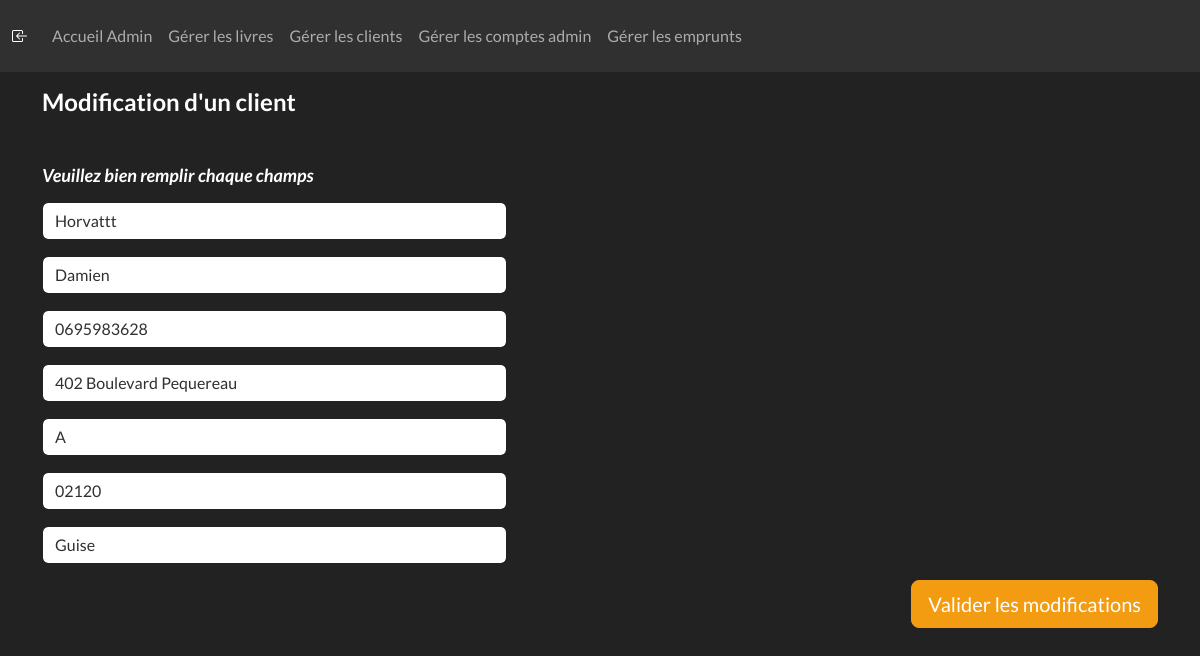
Page /ADMIN/update_client.php?id=1 (signed in) on the committed database.
### tables this page shows
CREATE TABLE `clients` (
  `id` int(10) UNSIGNED NOT NULL,
  `nom` varchar(255) NOT NULL,
  `prenom` varchar(255) NOT NULL,
  `telephone` varchar(20) NOT NULL,
  `adresse` varchar(255) NOT NULL,
  `complement` varchar(255) NOT NULL,
  `cp` varchar(50) NOT NULL,
  `ville` varchar(255) NOT NULL,
  `user_id` int(10) UNSIGNED NOT NULL
);

### ADMIN/update_client.php (the view, shortened to what this page needs)
<?php
require_once './COMPONENTS/navbar_admin.php';
require_once '../CRUD/config.php';
if(isset($_GET['id']) && !empty($_GET['id'])){
        $sql = "SELECT * FROM clients WHERE id =?";
        if($stmt = mysqli_prepare($conn, $sql)){
            if(mysqli_stmt_bind_param($stmt, "i", $param_id)){
                if(mysqli_stmt_execute($stmt)){
                    $result = mysqli_stmt_get_result($stmt);
                    if(mysqli_num_rows($result) == 1){
                        $row = mysqli_fetch_array($result, MYSQLI_ASSOC);
                        $nom = $row['nom'];
                        $prenom = $row['prenom'];
                        $telephone = $row['telephone'];
                        $adresse = $row['adresse'];
                        $complement = $row['complement'];
                        $cp = $row['cp'];
                        $ville = $row['ville'];
                    } else {
                        header('Location : ./admin_clients.php');
                        exit();
                    }
                } else {
                    header('Location : ./admin_clients.php');
                    exit();
                }
            } else {
                header('Location : ./admin_clients.php');
                exit();
            }
        }
}
?>
<!DOCTYPE html>
<html lang="fr">
<head>
    <?php require '../COMPONENTS/links.php'; ?>
    <link rel="stylesheet" href="https://cdnjs.cloudflare.com/ajax/libs/font-awesome/6.4.0/css/all.min.css" />
</head>
<body>
<div class="container mt-7">
        <h2 class="mb-5 mt-3">Modification d'un client</h2>
        <div class="border-0">
            <h5 class="mb-0">Veuillez bien remplir chaque champs</h5>
        </div>
        <form action="update_client.php" method="post">
                <div class="form-group col-md-5 mt-3">
                    <input value="<?= $nom ?>" type="text" id="nom" name="nom" class="form-control" placeholder="Dupont" required autofocus maxlength="254">
                </div>
                <div class="form-group col-md-5 mt-3">
                    <input value="<?= $prenom ?>" type="text" id="prenom" name="prenom" class="form-control" placeholder="Henri" required autofocus maxlength="254">
                </div>
                <div class="form-group col-md-5 mt-3">
                    <input value="<?= $telephone ?>" type="tel" id="telephone" name="telephone" required class="form-control" placeholder="06.95.06.06.06" autofocus maxlength="20">
                </div>
                <div class="form-group col-md-5 mt-3">
                    <input value="<?= $adresse ?>" type="text" id="adresse" name="adresse" class="form-control" required placeholder="01, rue jean jaurès" autofocus maxlength="254">
                </div>
                <div class="form-group col-md-5 mt-3">
                    <input value="<?= $complement ?>" type="text" id="complement" name="complement" class="form-control" placeholder="Bat. A" autofocus maxlength="254">
                </div>
                <div class="form-group col-md-5 mt-3">
                    <input value="<?= $cp ?>" type="text" id="cp" name="cp" class="form-control" placeholder="75000" required autofocus maxlength="50">
                </div>
                <div class="form-group col-md-5 mt-3">
                    <input value="<?= $ville ?>" type="text" id="ville" name="ville" class="form-control" placeholder="Paris" required autofocus maxlength="254">
                </div>
                <button class="mt-3 btn btn-lg btn-warning btn-block float-end" type="submit">Valider les modifications</button>
            </div>
</body>
</html>

### CSS/customtt.css (style rules this page uses)
h2 { font-size: 24px; font-weight: bold; }
h5 { font-size: 14px; font-style: italic; }
h5 { font-size: 18px; font-weight: bold; }

### rows in the picture
clients: nom "Horvattt", prenom "Damien", telephone "0695983628", adresse "402 Boulevard Pequereau", complement "A", cp "02120", ville "Guise"
